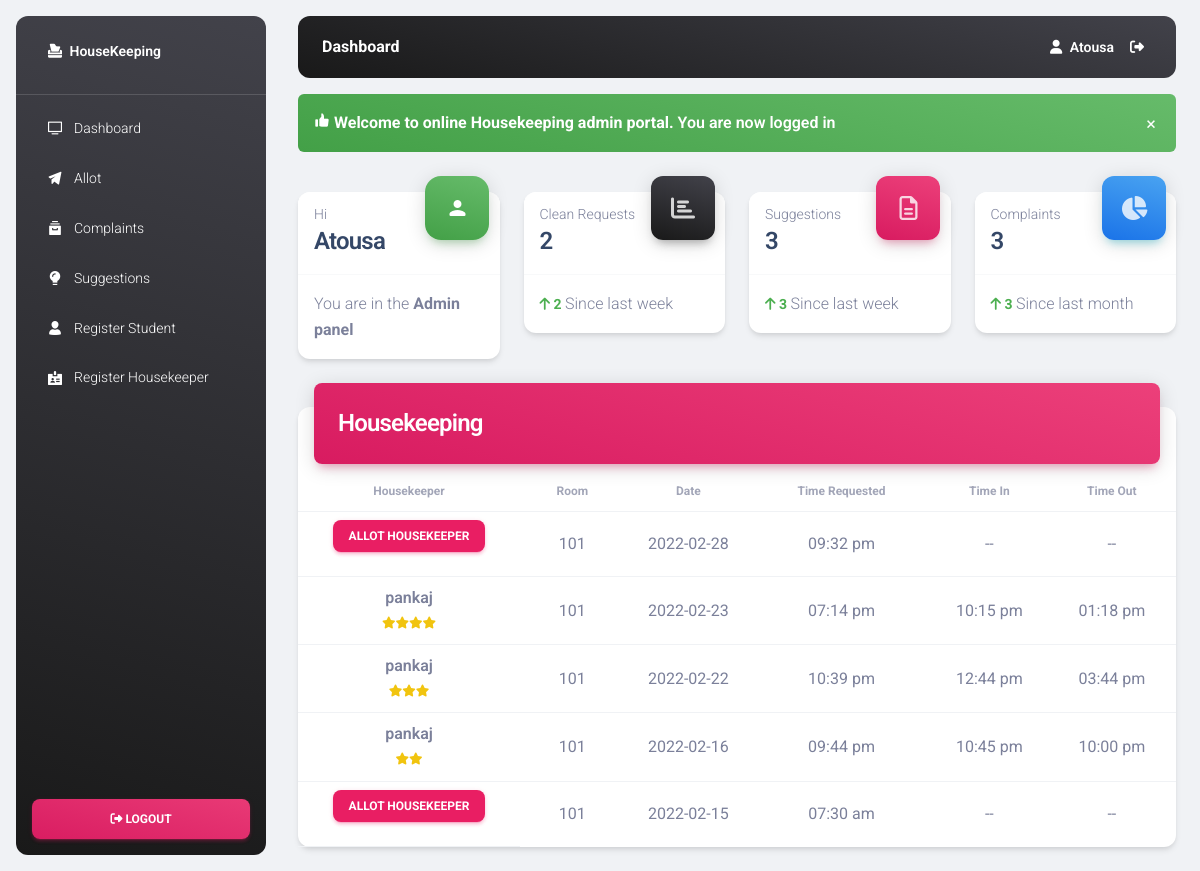
/allot.php (signed in), run on the app's committed database.
### tables this page shows
CREATE TABLE `student` (
  `rollnumber` int(12) NOT NULL,
  `password` varchar(40) NOT NULL,
  `room` varchar(8) NOT NULL,
  `floor` tinyint(4) NOT NULL,
  `hostel` tinyint(5) NOT NULL
);

CREATE TABLE `cleanrequest` (
  `request_id` int(12) NOT NULL,
  `rollnumber` int(12) NOT NULL,
  `worker_id` int(12) DEFAULT NULL,
  `date` date NOT NULL,
  `cleaningtime` time NOT NULL,
  `req_status` tinyint(1) NOT NULL DEFAULT 0
);

CREATE TABLE `housekeeper` (
  `worker_id` int(12) NOT NULL,
  `name` varchar(30) NOT NULL,
  `hostel` tinyint(5) NOT NULL,
  `floor` tinyint(4) NOT NULL,
  `rooms_cleaned` int(5) NOT NULL,
  `complaints` tinyint(4) NOT NULL
);

CREATE TABLE `feedback` (
  `feedback_id` int(12) NOT NULL,
  `rollnumber` int(12) NOT NULL,
  `request_id` int(12) NOT NULL,
  `rating` tinyint(2) NOT NULL,
  `timein` time NOT NULL,
  `timeout` time NOT NULL
);

### allotfunctions.php (called while the page is built, shortened)
<?php
  function getRequests($username, $db){
    $query_request = "select cr.worker_id as wid, cr.date, cr.cleaningtime, cr.req_status, cr.request_id, hk.name, fd.rating, fd.timein, fd.timeout, s.room, s.hostel from
    student s Inner Join cleanrequest cr on s.rollnumber = cr.rollnumber
    Left Join housekeeper hk on cr.worker_id = hk.worker_id
    Left Join feedback fd on fd.request_id = cr.request_id
    Order by cr.date desc";
    $result_request = mysqli_query($db, $query_request);
    return $result_request;
  }
?>

### allot.php (the view, shortened to what this page needs)
<!DOCTYPE html>
<html lang="en">
<head>
   <?php require("meta.php"); ?>
</head>
<body class="g-sidenav-show bg-gray-200">
   <?php require("allotsidenav.php"); ?>
   <main class="main-content position-relative max-height-vh-100 h-100 border-radius-lg ">
      <nav
         class="navbar navbar-main navbar-expand-lg px-0 mx-4  my-3 shadow-none border-radius-xl bg-gradient-dark ps bg-white"
         id="navbarBlur" navbar-scroll="true">
         <div class="container-fluid py-1 px-3">
            <nav aria-label="breadcrumb">
               <h6 class="font-weight-bolder mx-2 mb-0 text-white">Dashboard</h6>
            </nav>
            <?php require("allottopbar.php"); ?>
         </div>
      </nav>
      <div class="container-fluid">
         <?php if (isset($_SESSION['admin_logged'])) : ?>
         <div class="alert alert-success alert-dismissible fade show" role="alert">
            <span class="alert-link text-white"><strong><i class="ni ni-like-2"></i> Welcome to online Housekeeping
                  admin portal.</strong>
               <?php echo $_SESSION['admin_logged'];
              unset($_SESSION['admin_logged']); ?>
            </span>
            <button type="button" class="btn-close text-lg py-3 opacity-10" data-bs-dismiss="alert" aria-label="Close">
               <span aria-hidden="true">×</span>
            </button>
         </div>
         <?php endif ?>
      </div>
      <?php require("allotheader.php"); ?>
      <div class="container-fluid mt--5">
         <div class="row">
            <div class="col-12">
               <div class="card my-4">
                  <div class="card-header p-0 mb-2 position-relative mt-n4 mx-3 z-index-2">
                     <div class="bg-gradient-primary shadow-primary border-radius-lg pt-4 pb-3">
                        <h4 class="text-white text-capitalize ps-4">Housekeeping </h4>
                     </div>
                  </div>
                  <div class="table-responsive p-0">
                     <table class="table align-items-center mb-0">
                        <thead>
                           <tr>
                              <th scope="text-uppercase"
                                 class="text-secondary text-xs font-weight-bolder opacity-7 text-center">
                                 Housekeeper</th>
                              <th scope="text-uppercase"
                                 class="text-secondary text-xs font-weight-bolder opacity-7 text-center">Room</th>
                              <th scope="text-uppercase"
                                 class="text-secondary text-xs font-weight-bolder opacity-7 text-center">Date</th>
                              <th scope="text-uppercase"
                                 class="text-secondary text-xs font-weight-bolder opacity-7 text-center">Time
                                 Requested</th>
                              <th scope="text-uppercase"
                                 class="text-secondary text-xs font-weight-bolder opacity-7 text-center">Time In
                              </th>
                              <th scope="text-uppercase"
                                 class="text-secondary text-xs font-weight-bolder opacity-7 text-center">Time Out
                              </th>
                           </tr>
                        </thead>
                        <tbody>
                           <?php
                  $info = getRequests($_SESSION['username'], $db);
                  if (mysqli_num_rows($info) > 0) {
                    while ($row = mysqli_fetch_assoc($info)) {
                  ?>
                           <tr>
                              <th scope="row" class="text-center">
                                 <?php
                          if ($row['wid'] == NULL) {
                            echo "<a href='allotworker.php?request_id=" . $row['request_id'] . "&room_num=" . $row['room'] . "&req_time=" . date('h:i a', strtotime($row['cleaningtime'])) . "' class='btn btn-sm btn-primary'>Allot Housekeeper</a>";
                          } else if ($row['wid'] != NULL && $row['req_status'] == 1) {
                            echo $row['name'] . " - Alloted";
                          } else if ($row['wid'] != NULL && $row['req_status'] == 2) {
                            $numstars = $row['rating'];
                            $str = "";
                            for ($i = 0; $i < $numstars; $i++) {
                              if ($i == 0)
                                $str .= "<i class='fas fa-star fa-xs' style='color:#f1c40f'></i>";
                              else
                                $str .= "<i class='ml-1 fas fa-star fa-xs' style='color:#f1c40f'></i>";
                            }
                            echo $row['name'] . "<br>" . $str;
                          }
                          ?>
                              </th>
                              <td class="text-center">
                                 <?php
                          echo strtoupper($row['room']);
                          ?>
                              </td>
                              <td class="text-center">
                                 <?php
                          echo $row['date'];
                          ?>
                              </td>
                              <td class="text-center">
                                 <?php
                          $cleaningtime = $row['cleaningtime'];
                          echo date('h:i a', strtotime($cleaningtime));
                          ?>
                              </td>
                              <td class="text-center">
                                 <?php
                          if ($row['timein'] == NULL) {
                            echo "--";
                          } else {
                            $fdtimein = $row['timein'];
                            echo date('h:i a', strtotime($fdtimein));
                          }
                          ?>
                              </td>
                              <td class="text-center">
                                 <?php
                          if ($row['timeout'] == NULL) {
                            echo "--";
                          } else {
                            $fdtimeout = $row['timeout'];
                            echo date('h:i a', strtotime($fdtimeout));
                          }
                          ?>
                              </td>
                           </tr>
                           <?php
                    }
                  }
                  ?>
                        </tbody>
                     </table>
                  </div>
               </div>
            </div>
         </div>
      </div>
   </main>
</body>
</html>

### data on the page
student: room "101", cleanrequest.date "2022-02-28", cleanrequest.cleaningtime "09:32 pm", housekeeper.name "pankaj", cleanrequest.date "2022-02-23", cleanrequest.cleaningtime "07:14 pm", feedback.timein "10:15 pm", feedback.timeout "01:18 pm", cleanrequest.date "2022-02-22", cleanrequest.cleaningtime "10:39 pm", feedback.timein "12:44 pm", feedback.timeout "03:44 pm", cleanrequest.date "2022-02-16", cleanrequest.cleaningtime "09:44 pm", feedback.timein "10:45 pm", feedback.timeout "10:00 pm", cleanrequest.date "2022-02-15", cleanrequest.cleaningtime "07:30 am"

### other printed values
$_SESSION['username'] "Atousa"
$_SESSION['admin_logged'] "You are now logged in"
$requestcount['count(*)'] "2"
$suggestioncount['count(*)'] "3"
$complaintcount['count(*)'] "3"
